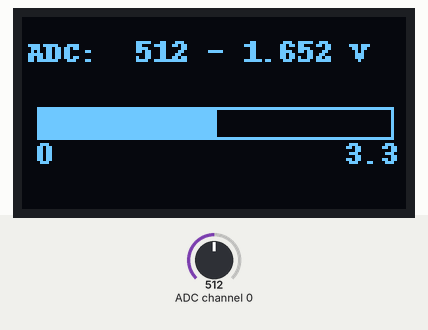
Bench run of a program on a simulated Raspberry Pi (BCM pin numbers). Shown: 128×64 one-colour display. The test bench sets the inputs (shaded band); at power-on: ADC channel 0 = 512 (analog values on the 0–1023 scale). What the program prints to the terminal is not drawn.

Above: at 1.2 s.
1.3 s: ADC channel 0 set to 0
At 5.9 s:
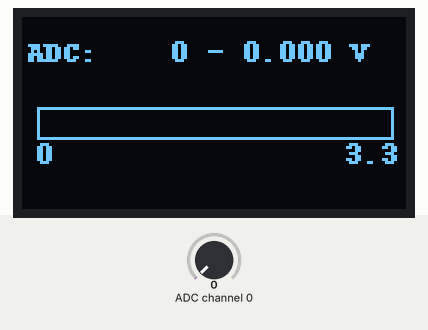
7.4 s: ADC channel 0 set to 18
At 10.8 s:
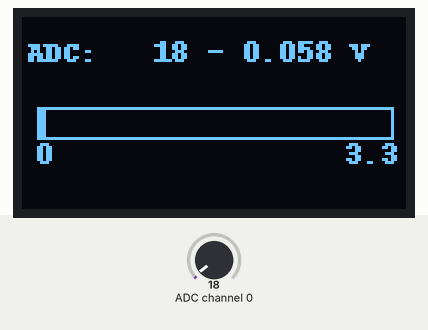
13.5 s: ADC channel 0 set to 1023
At 16.9 s:
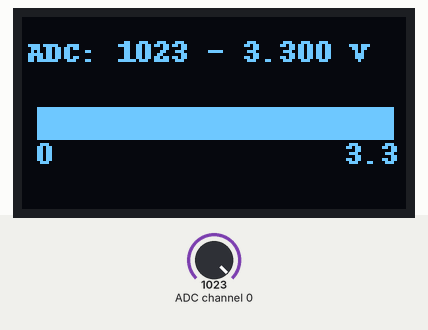
Timing chart, 0 to 18.4 s (numbered marks = the images above; inputs shaded):
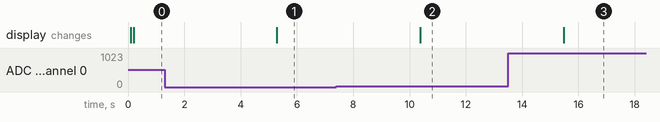

The program:

I2COLED_resLDR.py
```python
# uitlezen van een LDR mbv MCP3008 op channel 0 (CH0)
# resultaat afbeelden op I2C OLED SSD1306 display (adres 0x3C)
#
# MCP3008      RPi
# n°  pin   gpio pin
# ==========================
# 16  VDD        3V3
# 15  Vref       3V3
# 14  Agnd       GND
# 13  SCLK   11  SPSCLK
# 12  MISO    9  SPMISO
# 11  MOSI   10  SPMOSI
# 10  CE      8  SPICE0
#  9  Dgnd       GND
# ==========================
#  1  CH0    ----------  LDR
# ==========================

from luma.core.interface.serial import i2c
from luma.core.render import canvas
from luma.oled.device import ssd1306

import spidev
import time

VCC=3.3   # V

# aanmaken adc object (spi)
adc = spidev.SpiDev()
adc.open(0, 0)
adc.max_speed_hz = 1000000 # 1MHz

# functie om analoge waarde op te halen van de MCP3008 channel (0-7)
def read_spi(channel=0):
    # 3 bytes versturen naar MOSI van MCP3008:
    # byte 1: b00000001 : start byte
    # byte 2: b1cccxxxx : 1=single channel mode + ccc=bitwaarde van channel (0-7) vb channel 3 = 011
    # byte 3: bxxxxxxxx : niet relevante byte
    spidata = adc.xfer2([1, (8+channel)<<4, 0])
    # 3 byte antwoord op MISO van MCP3008:
    # byte 1: bxxxxxxxx : niet relevante byte
    # byte 2: bxxxxx0ii : bit 8 en 9 van 10bit antwoord
    # byte 3: biiiiiiii : bit 0 tem bit 7 van 10bit antwoord
    data = ((spidata[1] & 3)<<8) + spidata[2]
    return data


# initialiseren I2C interface
I2C = i2c(port=1, address=0x3C)

# maken I2C OLED device
device = ssd1306(I2C)

while True:

    # uitlezen channel 0 van MCP3008
    waarde = read_spi(channel=0)

    # omrekenen naar spanning
    spanning = waarde / 1023.0 * VCC

    # debug info
    print('ADC waarde: %4d - spanning: %.3f Volt'%(waarde, spanning))

    # toon resultaat op OLED
    # moet gebruikt worden met with zodat alles op het einde goed wordt afgesloten. Geen try except finally toestanden hier.
    with canvas(device) as draw:
        # in tekstvorm
        draw.text((2, 6), "ADC: %4d - %.3f V"%(waarde, spanning), fill="white")

        # teken horizontale balk en begin- en eindwaarde
        breedte = device.width - 10
        hoogte = 10
        lbX = 5
        lbY = 30
        draw.rectangle([(lbX, lbY), (lbX+breedte, lbY+hoogte)], outline="white", fill="black")
        draw.text((lbX, lbY+hoogte), "0", fill="white")
        draw.text((lbX+breedte-15,lbY+hoogte), "3.3", fill="white")

        # teken de meetwaarde in de balk
        draw.rectangle([(lbX, lbY), (lbX+int((waarde/1023.0)*breedte), lbY+hoogte)], fill="white")

    # 5 sec wachten
    time.sleep(5)
```

Measured:
- after the input at 1.3 s, the display: changes after 4.0 s (image 1)
- after the input at 7.4 s, the display: changes after 3.0 s (image 2)
- after the input at 13.5 s, the display: changes after 2.0 s (image 3)
